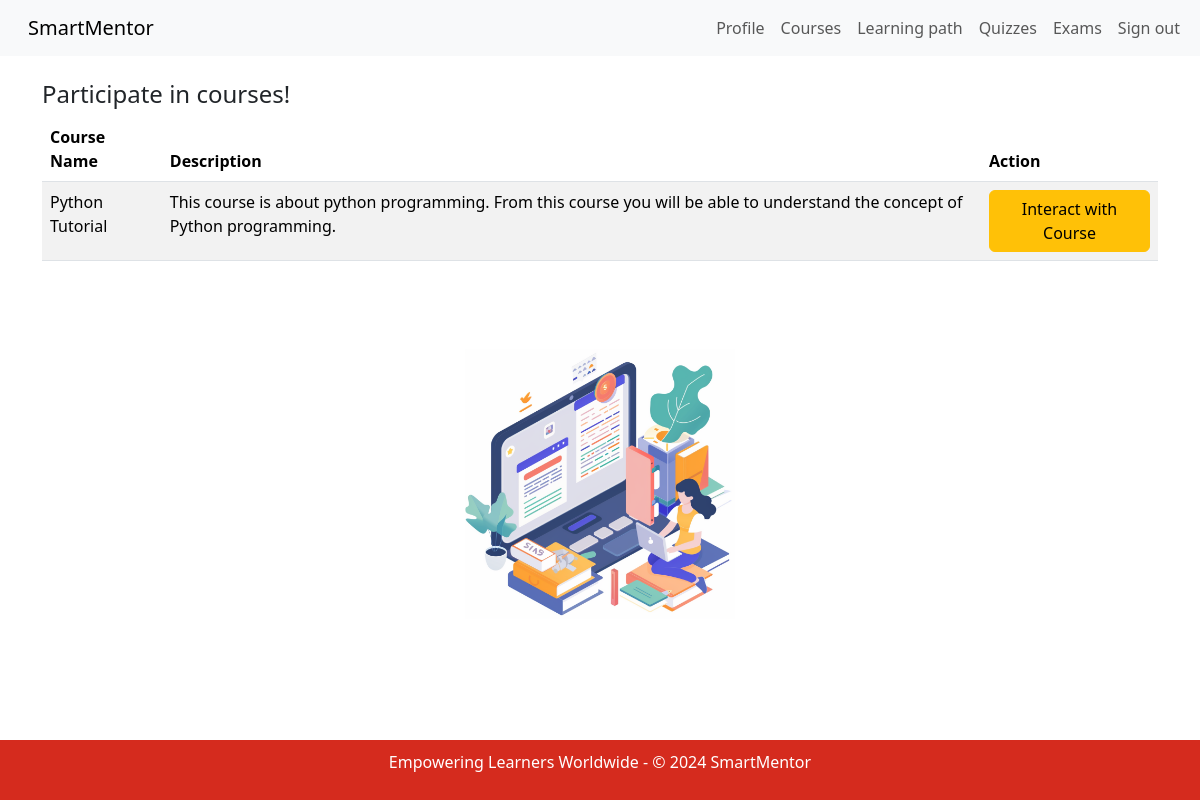
Screenshot of /student/learningpath (signed in) with the database file from the repository.
### app/models.py (models this page shows, shortened)
class Course(models.Model):
    name = models.CharField(max_length=50, default='course')
    description = models.CharField(max_length=200, default='Default description')
    pdfs = models.ManyToManyField(PDF, blank=True, related_name='courses')
    time_created = models.DateTimeField(auto_now_add=True, null=True)
    teacher = models.ForeignKey('Teacher', on_delete=models.CASCADE, related_name='courses', default=Teacher.get_default_teacher)

### app/views.py (the view)
# urls.py: path('student/learningpath', StudentLearningPathView.as_view(), name='course_learningpath'),
class StudentLearningPathView(LoginRequiredMixin, ListView):
    model = Course
    template_name = 'app/student_learningpath.html'
    def get_context_data(self, **kwargs):
        context = super().get_context_data(**kwargs)
        if self.request.user.is_authenticated and hasattr(self.request.user, 'profile'):
            student_profile = self.request.user.profile.student
            enrolled_courses = student_profile.courses.all()
            all_courses = Course.objects.exclude(id__in=enrolled_courses.values_list('id', flat=True))
        else:
            all_courses = Course.objects.none()
        context['all_courses'] = all_courses
        context['enrolled_courses'] = enrolled_courses
        return context

### app/templates/app/student_learningpath.html (shortened to what this page needs)
{% extends "app/base.html" %}
{% block content %}
    {% if user.is_authenticated %}
        {% if user.profile.role == 'student' %}
            <nav class="navbar navbar-expand-lg bg-body-tertiary">
                <div class="container-fluid">
                    <a class="navbar-brand" href="{% url 'home' %}">SmartMentor</a>
                    <div class="collapse navbar-collapse" id="navbarSupportedContent">
                        <ul class="navbar-nav me-auto mb-2 mb-lg-0">
                            <li class="nav-item">
                                <a class="nav-link" href="{% url 'student_profile' %}">Profile</a>
                            </li>
                            <li class="nav-item">
                                <a class="nav-link" href="{% url 'student_courses' %}">Courses</a>
                            </li>
                            <li class="nav-item">
                                <a class="nav-link" href="{% url 'course_learningpath' %}">Learning path</a>
                            </li>
                            <li class="nav-item">
                                <a class="nav-link" href="/student/quiz">Quizzes</a>
                              </li>
                            <li class="nav-item">
                                <a class="nav-link" href="{% url 'course_exam' %}">Exams</a>
                            </li>
                            <li class="nav-item">
                                <form action="{% url 'logout' %}" method="post" style="margin: 0">
                                    <button type="submit" class="nav-link" style="background: none; border: none; cursor: pointer;">Sign out</button>
                                </form>
                            </li>
                        </ul>
                    </div>
                </div>
            </nav>
            <br>
            <div class="container-xl">
                <section>
                    {% if enrolled_courses %}
                    <h4>Participate in courses!</h4>
                    <table class="table table-striped">
                        <thead>
                            <tr>
                                <th>Course Name</th>
                                <th>Description</th>
                                <th>Action</th>
                            </tr>
                        </thead>
                        <tbody>
                            {% for course in user.profile.student.courses.all %}
                                <tr>
                                    <td>{{ course.name }}</td>
                                    <td>{{ course.description }}</td>
                                    <td>
                                        <a href="{% url 'chat_with_course' course.id %}" target="_blank" class="btn btn-warning">Interact with Course</a>
                                    </td>
                                </tr>
                            {% endfor %}
                        </tbody>
                    </table>
                    {% else %}
                    <h4>Enroll in a course!</h4>
                    <p>You are not enrolled in any course. Please <a href="{% url 'student_courses' %}">enroll in a course</a> to participate in a quiz.</p>
                    {% endif %}
                </section>
            </div>
            <br>
              <br>
              <br>
            <div class="container-xl">
                <section>
                    <div class="d-flex justify-content-center">
                        {% load static %}
                        <img src="{% static 'images/learningpath_image.jpg' %}" alt="LearningPath Image" class="img-fluid learn-image">
                    </div>
                </section>
            </div>
              <br>
              <br>
              <br>
        {% else %}
            <h1>Access Denied</h1>
            <p>You are not authorized to view this page. Please <a href="{% url 'home' %}">go back</a> to home.</p>
        {% endif %}
    {% else %}
        <h1>Access Denied</h1>
        <p>You are not authorized to view this page. Please <a href="{% url 'login' %}">log in</a> to view this page.</p>
    {% endif %}
{% endblock %}

### app/templates/app/student_learningpath.html (style rules this page uses)
.learn-image { max-width: 270px; max-height: 270px; }

### rows the page displays
Course: name "Python Tutorial", description "This course is about python programming. From this course you will be able to understand the concept of Python programming."
